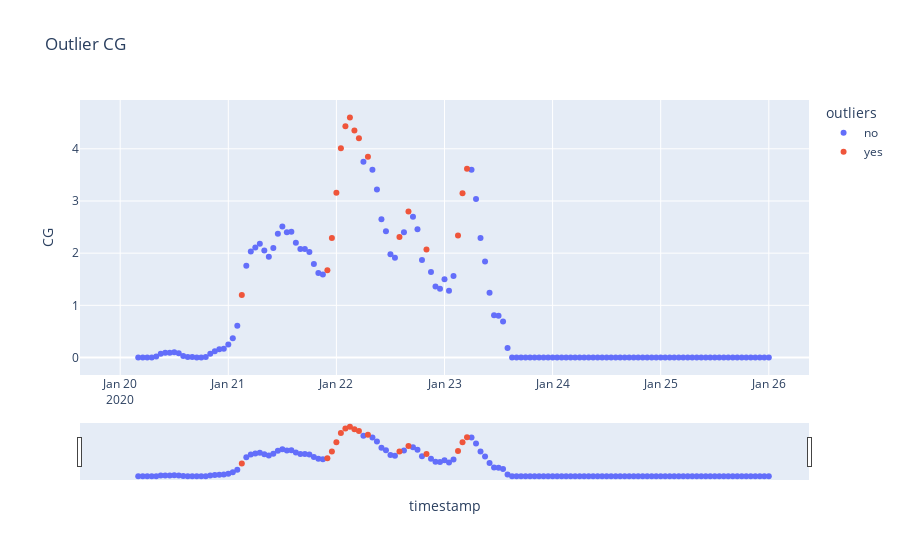
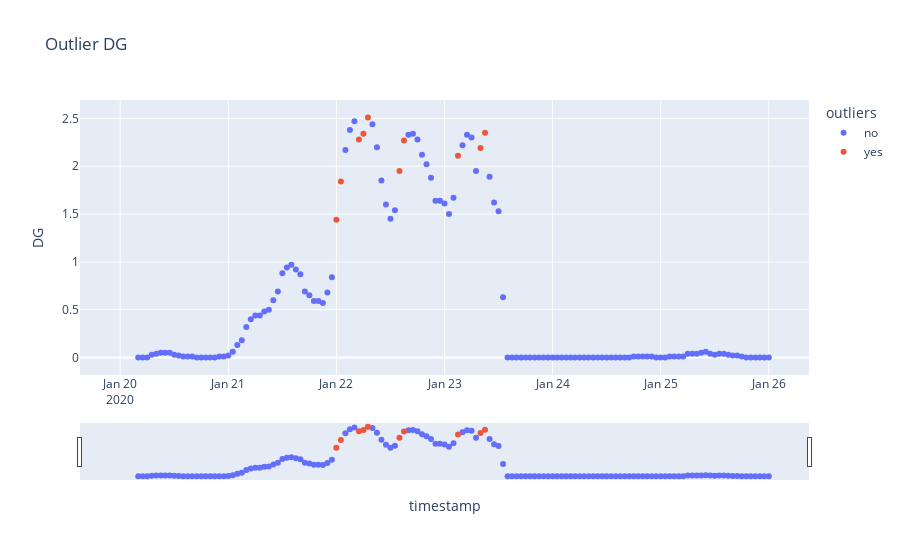

The code cell stored with these charts, in order, in its notebook:
### Markdown cell above
Veiem que a totes les estacions del riu hi ha una pujada de cabal, seguida al dia seguent per una pujada encara mes gran. En canvi a la pluja es a l'inrevés, el primer dia plou més que al segon dia (on el cabal es més alt).

Anem a comprovar la pluja al neixement del riu.

### Code cell
start_date = pd.to_datetime(start_date.value)
end_date = pd.to_datetime(end_date.value)

cg = calcularOutlier(df, 'CG')
dg = calcularOutlier(df, 'DG')


cg = cg.loc[(cg['timestamp'] >= start_date) & (cg['timestamp'] <= end_date)]
dg = dg.loc[(dg['timestamp'] >= start_date) &  (dg['timestamp'] <= end_date)]

cg['CG'] = cg['CG'].rolling(window=5).mean()
dg['DG'] = dg['DG'].rolling(window=5).mean()

fig = px.scatter(cg, x='timestamp', y='CG', color='outliers',title='Outlier CG')
fig.update_xaxes(
    rangeslider_visible=True,
)
fig2 = px.scatter(dg, x='timestamp', y='DG', color='outliers',title='Outlier DG')
fig2.update_xaxes(
    rangeslider_visible=True,
)

fig.show()
fig2.show()

### Figure 1 — Plotly figure (JSON) as saved in the notebook; plotly's stock layout.template omitted (floating-point values rounded to 4 significant figures; data arrays with more than 128 entries replaced by an {"elided": "..."} marker saying what was removed)
{"data": [{"hovertemplate": "outliers=no<br>timestamp=%{x}<br>CG=%{y}<extra></extra>", "legendgroup": "no", "marker": {"color": "#636efa", "symbol": "circle"}, "mode": "markers", "name": "no", "orientation": "v", "showlegend": true, "type": "scatter", "x": {"elided": "129 str values"}, "xaxis": "x", "y": {"elided": "129 float values"}, "yaxis": "y"}, {"hovertemplate": "outliers=yes<br>timestamp=%{x}<br>CG=%{y}<extra></extra>", "legendgroup": "yes", "marker": {"color": "#EF553B", "symbol": "circle"}, "mode": "markers", "name": "yes", "orientation": "v", "showlegend": true, "type": "scatter", "x": ["2020-01-21T03:00:00", "2020-01-21T22:00:00", "2020-01-21T23:00:00", "2020-01-22T00:00:00", "2020-01-22T01:00:00", "2020-01-22T02:00:00", "2020-01-22T03:00:00", "2020-01-22T04:00:00", "2020-01-22T05:00:00", "2020-01-22T07:00:00", "2020-01-22T14:00:00", "2020-01-22T16:00:00", "2020-01-22T20:00:00", "2020-01-23T03:00:00", "2020-01-23T04:00:00", "2020-01-23T05:00:00"], "xaxis": "x", "y": [1.2, 1.67, 2.29, 3.16, 4.01, 4.43, 4.6, 4.35, 4.2, 3.85, 2.31, 2.8, 2.07, 2.34, 3.15, 3.62], "yaxis": "y"}], "layout": {"legend": {"title": {"text": "outliers"}, "tracegroupgap": 0}, "title": {"text": "Outlier CG"}, "xaxis": {"anchor": "y", "domain": [0, 1], "rangeslider": {"visible": true}, "title": {"text": "timestamp"}}, "yaxis": {"anchor": "x", "domain": [0, 1], "title": {"text": "CG"}}}}

### Figure 2 — Plotly figure (JSON) as saved in the notebook; plotly's stock layout.template omitted (floating-point values rounded to 4 significant figures; data arrays with more than 128 entries replaced by an {"elided": "..."} marker saying what was removed)
{"data": [{"hovertemplate": "outliers=no<br>timestamp=%{x}<br>DG=%{y}<extra></extra>", "legendgroup": "no", "marker": {"color": "#636efa", "symbol": "circle"}, "mode": "markers", "name": "no", "orientation": "v", "showlegend": true, "type": "scatter", "x": {"elided": "135 str values"}, "xaxis": "x", "y": {"elided": "135 float values"}, "yaxis": "y"}, {"hovertemplate": "outliers=yes<br>timestamp=%{x}<br>DG=%{y}<extra></extra>", "legendgroup": "yes", "marker": {"color": "#EF553B", "symbol": "circle"}, "mode": "markers", "name": "yes", "orientation": "v", "showlegend": true, "type": "scatter", "x": ["2020-01-22T00:00:00", "2020-01-22T01:00:00", "2020-01-22T05:00:00", "2020-01-22T06:00:00", "2020-01-22T07:00:00", "2020-01-22T14:00:00", "2020-01-22T15:00:00", "2020-01-23T03:00:00", "2020-01-23T08:00:00", "2020-01-23T09:00:00"], "xaxis": "x", "y": [1.44, 1.84, 2.28, 2.34, 2.51, 1.95, 2.27, 2.11, 2.19, 2.35], "yaxis": "y"}], "layout": {"legend": {"title": {"text": "outliers"}, "tracegroupgap": 0}, "title": {"text": "Outlier DG"}, "xaxis": {"anchor": "y", "domain": [0, 1], "rangeslider": {"visible": true}, "title": {"text": "timestamp"}}, "yaxis": {"anchor": "x", "domain": [0, 1], "title": {"text": "DG"}}}}
